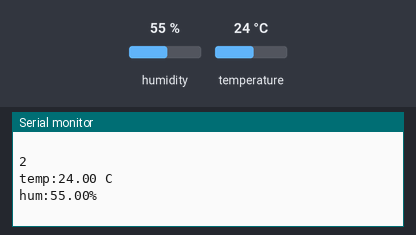
Recording of a sketch running on a simulated Arduino Uno, built with avr-gcc and run on an emulated ATmega328P. Shown: the last lines printed to the serial monitor. The inputs (shaded band) are chosen by the test bench; at power-on: humidity 55 %, temperature 24 °C.

Above: at 5.8 s.
5.9 s: humidity set to 22 %
At 10.4 s:
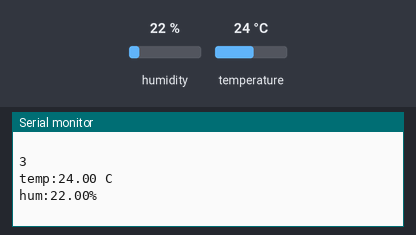
11.9 s: temperature set to 12 °C
At 16.3 s:
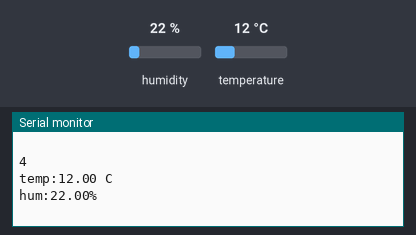
17.9 s: humidity set to 40 %
At 21.0 s:
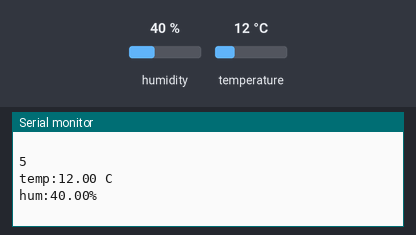
Timing chart, 0 to 22.5 s (numbered marks = the images above; inputs shaded):
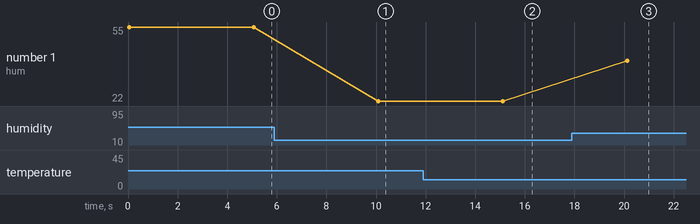

Measured:
- after the input at 5.9 s, the serial monitor: prints a new line after 4.2 s (image 1)
- after the input at 11.9 s, the serial monitor: prints a new line after 3.2 s (image 2)
- after the input at 17.9 s, the serial monitor: prints a new line after 2.2 s (image 3)
- plotted number 1: 55 → 22 after the input at 5.9 s, 22 → 40 after the input at 17.9 s

The sketch:

senzor_temp_hum.ino
```cpp
#include <dht.h>
#define out 2

dht DHT;
int okk = 1;

void setup() {
  // put your setup code here, to run once:
  Serial.begin(9600);
}

void loop() {
  // put your main code here, to run repeatedly:
 int readDATA = DHT.read11(out);

  float t = DHT.temperature;
  float h = DHT.humidity;

  Serial.println(okk);
  Serial.print("temp:");
  Serial.print(t);
  Serial.println(" C");

  Serial.print("hum:");
  Serial.print(h);
  Serial.println("%");Serial.println(" ");

  okk = okk + 1;
  delay(5000);
}
```
